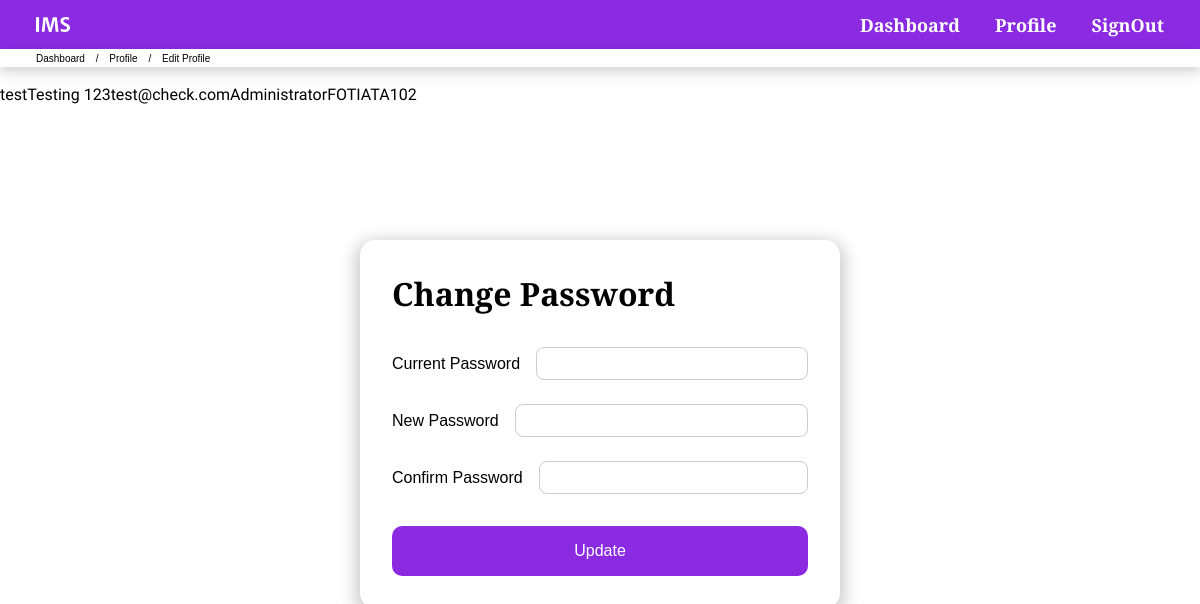
The page /editProfile.php (signed in) on the database its author committed.
### tables this page shows
CREATE TABLE `users` (
  `username` varchar(50) NOT NULL,
  `password` varchar(65) NOT NULL,
  `fullName` varchar(100) NOT NULL,
  `email` varchar(100) NOT NULL,
  `userFac` varchar(10) DEFAULT NULL,
  `userDep` varchar(10) DEFAULT NULL,
  `userLab` varchar(10) DEFAULT NULL,
  `userP` int(11) NOT NULL DEFAULT 0
);

### editProfile.php (the view, shortened to what this page needs)
<?php
$username = $_SESSION['username'];
require_once "include/dbh.php";
$sql = "SELECT username, fullName, email, userFac, userDep, userLab,
            CASE
                WHEN userP = 1 THEN 'Assistant'
                WHEN userP = 2 THEN 'Supervisor'
                WHEN userP = 3 THEN 'Administrator'
                ELSE 'Unknown'
            END AS title FROM users WHERE username = '$username'";
$result = mysqli_query($conn, $sql);
$resultcheck = mysqli_num_rows($result);
if ($resultcheck == 1) {
    $row = mysqli_fetch_assoc($result);
    $fullName = $row['fullName'];
    $email = $row['email'];
    $title = $row['title'];
    $userFac = $row['userFac'];
    $userDep = $row['userDep'];
    $userLab = $row['userLab'];
}
if(isset($userFac) && $userFac !== null) {
    if ($resultcheck == 1) {
        $row = mysqli_fetch_assoc($result);
        $userFacName = $row['facName'];
    }
    if(isset($userDep) && $userDep !== null) {
        if ($resultcheck == 1) {
            $row = mysqli_fetch_assoc($result);
            $userDepName = $row['depName'];
        }
        if(isset($userLab) && $userLab !== null) {
            if ($resultcheck == 1) {
                $row = mysqli_fetch_assoc($result);
                $userLabName = $row['labName'];
            }
        }
    }
}
?>
<!DOCTYPE html>
<html lang="en">
<head>
    <link rel="stylesheet" type="text/css" href="css/main.css">
    <link rel="stylesheet" type="text/css" href="css/confirmation.css">
</head>
<body>
    <?php include "include/navbar.php" ?>
    <div class="bread">
        <ul class="breadcrumb">
            <li><a href="dashboard.php">Dashboard</a></li>
            <li><a href="profileMenu.php">Profile</a></li>
            <li>Edit Profile</li>
        </ul>
    </div>
    <br>
    <p><?php echo $username . $fullName . $email . $title . $userFac . $userFacName. $userDep . $userDepName . $userLab . $userLabName ?></p>
    <div class="body">
        <div class="container">
            <h1>Change Password</h1>
            <form id="changePassForm" action="actChangePassword.php" method="post">
                <div class="input-group">
                <label for="oldPass">Current Password</label>
                <input type="password" id="oldPass" name="oldPass">
                </div>
                <div class="input-group">
                <label for="newPass">New Password</label>
                <input type="password" id="newPass" name="newPass">
                </div>
                <div class="input-group">
                <label for="confirmPass">Confirm Password</label>
                <input type="password" id="confirmPass" name="confirmPass">
                </div>
                <button id="changePass" type="submit" class="purple">Update</button>
            </form>
        </div>
    </div>
</body>
</html>

### css/main.css (style rules this page uses)
* { font-family: 'Merriweather Sans', sans-serif; padding: 0; margin: 0; box-sizing: border-box; }
p { font-family: 'Assistant', sans-serif; font-weight: 300; }
h1 { margin: 1rem 0; }
body { background-color: white; font-weight: 300; }
a { text-decoration: none; color: black; }
.bread { font-size: 10px; padding: 0.3% 3%; box-shadow: 0 4px 8px 0 rgba(0, 0, 0, 0.1), 0 6px 20px 0 rgba(0, 0, 0, 0.1); }
ul.breadcrumb { list-style: none; font-weight: 500; }
ul.breadcrumb li { display: inline; }
ul.breadcrumb li+li:before { padding: 8px; content: "/\00a0"; }
ul.breadcrumb li a { color: 1blueviolet; text-decoration: none; }
.container { max-width:90vw; margin: auto; }

### css/confirmation.css (style rules this page uses)
.body { height: 80svh; display: flex; align-items: center; }
.container { display: flex; flex-direction: column; width: 40%; padding: 2rem; box-shadow: 0px 5px 16px 5px rgba(0,0,0,0.2); border-radius: 15px; }
h1 { margin-top: 0; margin-bottom: 2rem; }
button { width: 100%; padding: 1rem; border-radius: 10px; font-size: 1rem; font-weight: 500; cursor: pointer; transition: 0.3s ease; border: 0; margin-top: 0.5rem; }
.purple { background-color: blueviolet; color: white; }
.input-group { display: flex; margin-bottom: 1.5rem; white-space: nowrap; }
input { padding: 0.5rem; background-color: white; border-radius: 8px; border: 1px solid #ccc; text-align: left; color: #313131; width: 100%; }
label { padding-right: 1rem; margin: auto 0; }

### rows shown on the page
users: fullName "Testing 123", email "test@check.com", userFac "FOT", userDep "IAT", userLab "A102"

### other values the page prints
$username "test"
$title "Administrator"
